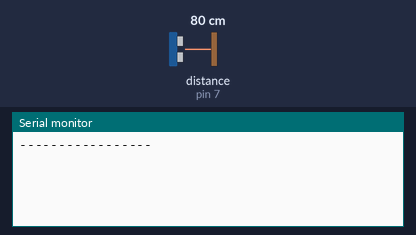
This sketch was run on a simulated Arduino Uno, built with avr-gcc and run on an emulated ATmega328P. On the bench: the last lines printed to the serial monitor. Inputs (shaded band) come from the test bench; at power-on: distance to the obstacle (sensor on pin 7) 80 cm. The echo pulse lasts 58.3 µs per cm.

Above: at 1.2 s.
1.3 s: distance to the obstacle (sensor on pin 7) set to 2 cm
At 2.3 s:
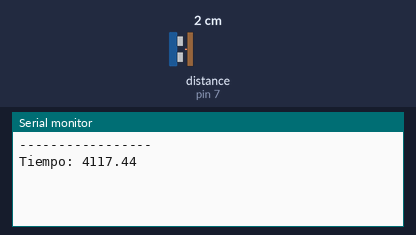
4.3 s: distance to the obstacle (sensor on pin 7) set to 4 cm
At 5.1 s:
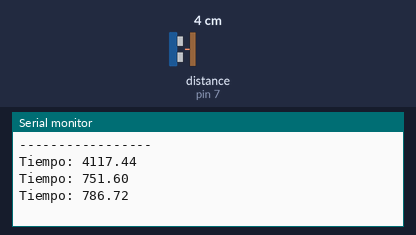
Timing chart, 0 to 7.3 s (numbered marks = the images above; inputs shaded):
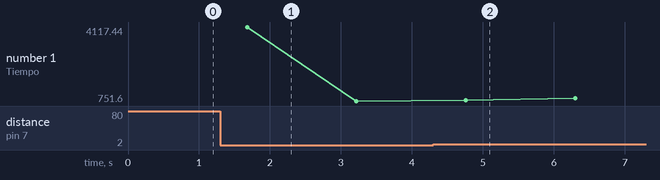

Measured:
- after the input at 1.3 s, the serial monitor: prints a new line after 0.38 s (image 1)
- after the input at 4.3 s, the serial monitor: prints a new line after 0.46 s (image 2)
- plotted number 1: 751.6 → 868.64 after the input at 4.3 s

The sketch:

limitaciones_sr04.ino
```cpp
#include <NewPing.h>

const int TRIGGER_PIN = 6;
const int ECHO_PIN = 7;
const int MAX_DISTANCE = 200;

NewPing sonar(TRIGGER_PIN, ECHO_PIN, MAX_DISTANCE);

int count = 0;
int N = 50;
unsigned long delta_total = 0;
float suma_distancias = 0;

void setup() {
  Serial.begin(115200);
  Serial.println("-----------------");
}


void loop() {
  unsigned long t_init = micros();

  unsigned long time_ping = sonar.ping();


  unsigned long t_final = micros();

  delta_total += (t_final - t_init);
  count++;

  /*
  float dist = time_ping / (2.0 * 29.287);
  suma_distancias += dist;
  //Serial.println(dist);
  */

  if (count == N) {
    float tiempo_promedio = (float)delta_total / N;
    count = 0;
    delta_total = 0;

    /*
    float dist_promedio = suma_distancias / N;
    suma_distancias = 0;
    Serial.print("Dist: ");
    Serial.println(dist_promedio);
    */

    Serial.print("Tiempo: ");
    Serial.println(tiempo_promedio);


  }

  delay(30);
}
```
